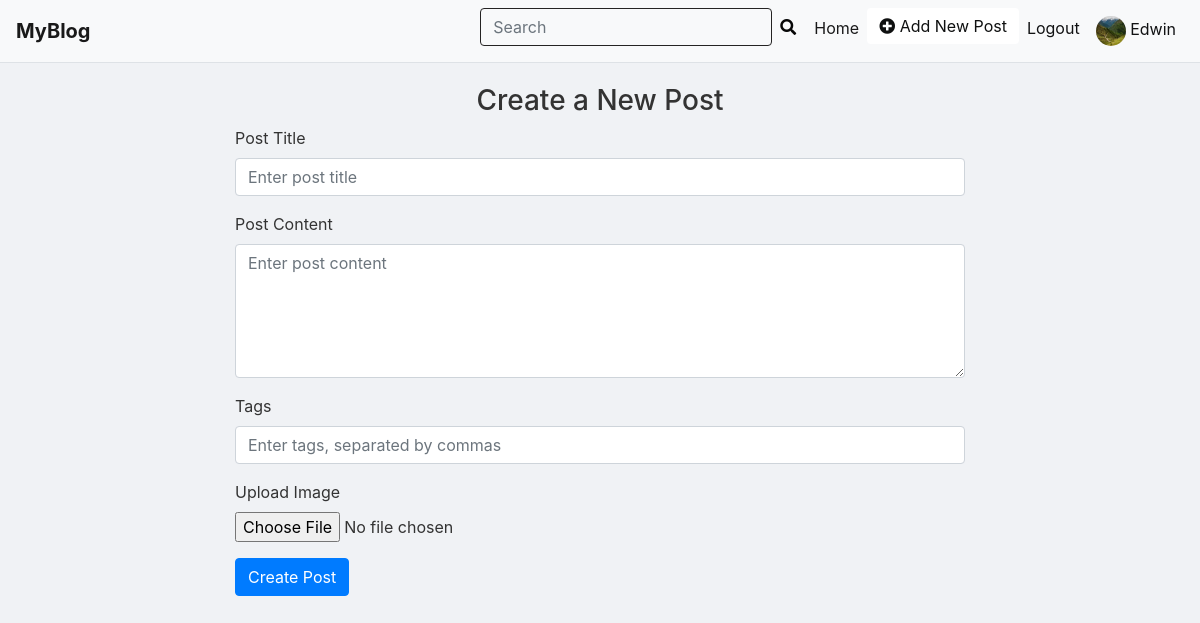
Page /addpost.html (signed in) on the committed database.
### blog/models.py (models this page shows, shortened)
class User(AbstractUser):
    phone_number = models.CharField(max_length=10, null=True, blank=True)
    bio = models.TextField(null=True,blank=True)
    profile_pic = models.ImageField(upload_to="media/profile-pics/", null=True, blank=True,)
    followed_by = models.ManyToManyField('self', symmetrical=False, related_name='follows', blank=True)

### blog/views.py (the view)
# urls.py: path('addpost.html',views.addpost,name="addpost"),
@never_cache
@login_required(login_url='login')
def addpost(request):
    return render(request,'addpost.html')

### templates/addpost.html (shortened to what this page needs)
{% extends "layout/base.html" %}
{% load static %}
{% block content %}
<div class="container mt-4">
    <div class="row justify-content-center">
        <div class="col-md-8">
            <h3><center>Create a New Post</center></h3>
            <form method="POST" enctype="multipart/form-data" action="{% url 'post_create' %}">
                <div class="form-group">
                    <label for="title">Post Title</label>
                    <input type="text" class="form-control" id="title" name="title" placeholder="Enter post title" required>
                </div>
                <div class="form-group">
                    <label for="content">Post Content</label>
                    <textarea class="form-control" id="content" name="content" rows="5" placeholder="Enter post content" required></textarea>
                </div>
                <div class="form-group">
                    <label for="tags">Tags</label>
                    <input type="text" class="form-control" id="tags" name="tags" placeholder="Enter tags, separated by commas">
                </div>
                <div class="form-group">
                    <label for="image">Upload Image</label>
                    <input type="file" class="form-control-file" id="image" name="image">
                </div>
                <button type="submit" class="btn btn-primary">Create Post</button>
            </form>
        </div>
    </div>
</div>
{% endblock %}

### templates/layout/header.html
{% load static %}
<nav class="navbar navbar-expand-lg navbar-light bg-light">
    <a class="navbar-brand" href="{% url 'index' %}" class="nav-icon-text">
       </i> <b>MyBlog</b>
    </a>
    <div class="collapse navbar-collapse">
        <ul class="navbar-nav ml-auto">
<li class="nav-item">
    <form class="form-inline" action="{% url 'search_results' %}" method="GET">
        <input class="form-control mr-sm-2" type="search" placeholder="Search" aria-label="Search" name="q">
        <button type="submit">
            <i class="fas fa-search"></i>
        </button>
    </form>
</li>
            <li class="nav-item active">
                <a class="nav-link" href="{% url 'user' %}">Home</a>
            </li>
            <li class="nav-item">
                <a href="{% url 'addpost' %}" class="btn add-post-btn">
                    <i class="fas fa-plus-circle"></i> Add New Post
                </a>
            </li>
            <li class="nav-item">
                <a class="nav-link" href="{% url 'logout' %}">Logout</a>
            </li>
            <li class="nav-item">
                <a class="nav-link" href="{% url 'myprofile' %}">
                    {% if user.profile_pic %}
                        <img src="{{ user.profile_pic.url }}" alt="User Image" class="rounded-circle" width="30" height="30">
                    {% else %}
                        <span class="rounded-circle" style="display: inline-block; width: 30px; height: 30px; background-color: #ddd; text-align: center; line-height: 30px;">
                            <i class="fas fa-user" style="color: #777;"></i>
                        </span>
                    {% endif %}
                    <span>{{ user.username }}</span>
                </a>
            </li>
        </ul>
    </div>
</nav>

### templates/layout/base.html (style rules this page uses)
body { background-color: #f0f2f5; color: #333; padding-top: 60px; }
.navbar { margin-bottom: 20px; position: fixed; width: 100%; top: 0; z-index: 1030; background-color: #ffffff; border-bottom: 1px solid #dee2e6; }
.navbar-nav { margin-left: auto; }
.navbar-nav .nav-item .nav-link { color: #111213; font-weight: normal; transition: color 0.3s ease; }
.navbar-nav .nav-item .btn.add-post-btn { background-color: #ffffff; color: #0f1010; border: none; font-weight: normal; transition: color 0.3s ease; }
.btn-primary { background-color: #007bff; border-color: #007bff; }
.navbar .form-inline button { margin-left: -10px; background: none; border: none; color: #070707; padding: 5px 10px; }
.navbar .form-inline { display: flex; align-items: center; }
.navbar .form-inline .form-control { background-color: transparent; color: #0b0a0a; border: 1px solid #242323; padding-right: 30px; }

### rows in the picture
User: profile_pic (picture), username "Edwin"
